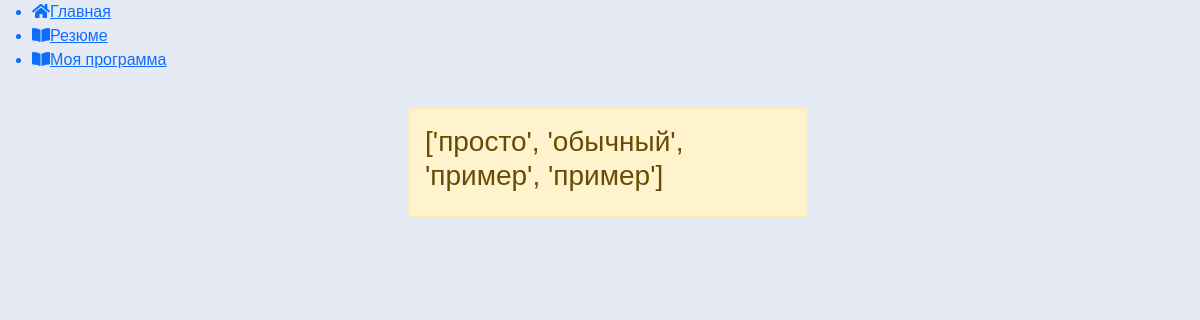
Page /MyProgramm/wordslist/result on the earlier database version.
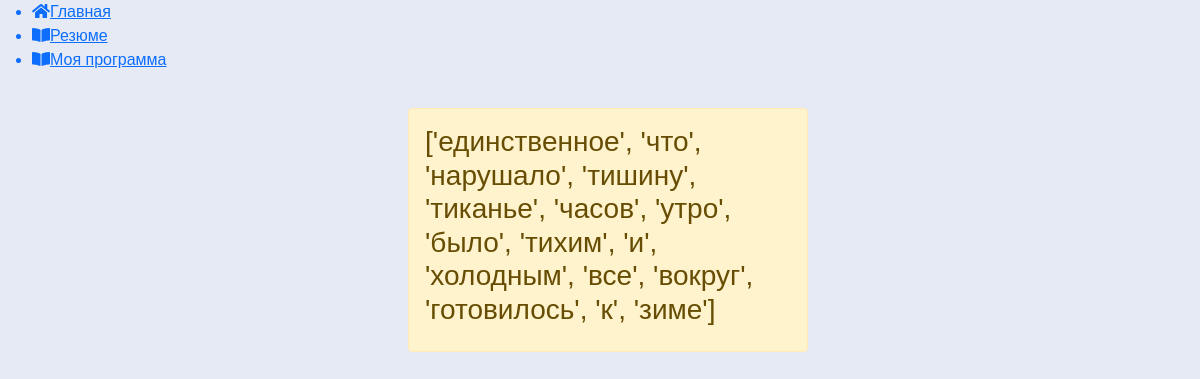
Same page on the later database version.
### MyProgramm/models.py (models this page shows, shortened)
class Text (models.Model):
    full_text = models.TextField('Ваш текст')
    class Meta:
        verbose_name = 'Текст'
        verbose_name_plural = 'Текста'

### MyProgramm/views.py (the view)
# urls.py: path('wordslist/result', views.Result, name='result')
def Result(request):
    text = Text.objects.order_by('-id')[:1]
    data = {
        'text': text
    }
    return render(request, 'MyProgramm/result.html',data)

### MyProgramm/templates/MyProgramm/result.html (shortened to what this page needs)
{% load static %}
<!doctype html>
<html lang="en">
<head>
    <link rel='stylesheet' href = 'https://cdn.jsdelivr.net/npm/bootstrap@5.1.3/dist/css/bootstrap.min.css'>
    <link rel='stylesheet' href = '{% static "mainpage/css/mainpage.css" %}'>
    <link rel='stylesheet' href= 'https://use.fontawesome.com/releases/v5.8.2/css/all.css' >
</head>
<body>
    <aside>
        <ul>
            <a href='{% url "main page" %}'><li><i class="fas fa-home"></i>Главная</li></a>
            <a href='{% url "resume" %}'><li><i class="fas fa-book-open"></i>Резюме</li></a>
            <a href='{% url "myprogramm" %}'><li><i class="fas fa-book-open"></i>Моя программа</li></a>
        </ul>
    </aside>
</body>
<main>
        {% for el in text %}
        <div class="alert alert-warning">
            <h3>{{ el.full_text }}</h3>
        </div>
        {% endfor %}
</main>

Differences in the rows shown:
no longer on this page (row unchanged): Text: full_text "['просто', 'обычный', 'пример', 'пример']"
added Text: full_text "['единственное', 'что', 'нарушало', 'тишину', 'тиканье', 'часов', 'утро', 'было', 'тихим', 'и', 'холодным', 'все', 'вокруг', 'готовилось', 'к', 'зиме']"
